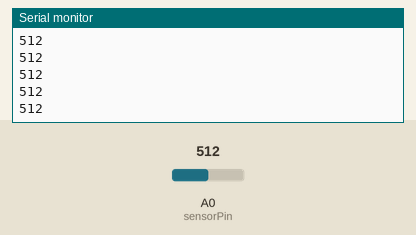
Bench run of a sketch on a simulated Arduino Uno, built with avr-gcc and run on an emulated ATmega328P. Shown: the last lines printed to the serial monitor. The inputs (shaded band) are chosen by the test bench; at power-on: A0 (sensorPin) = 512.

Above: at 1.2 s.
1.3 s: A0 (sensorPin) set to 716
At 1.9 s:
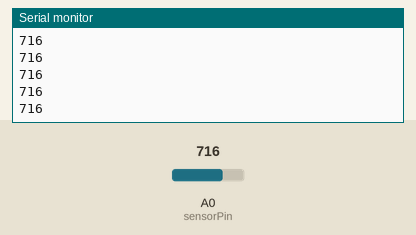
2.8 s: A0 (sensorPin) set to 900
At 3.5 s:
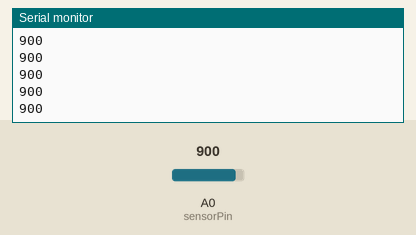
Timing chart, 0 to 5.8 s (numbered marks = the images above; inputs shaded):
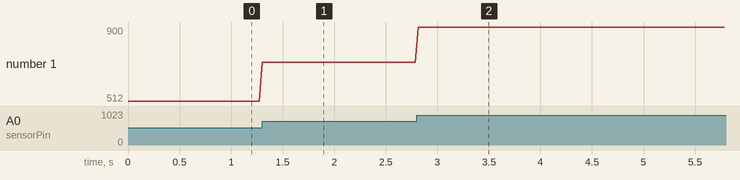

Measured:
- after the input at 1.3 s, the serial monitor: prints a new line at once (image 1)
- after the input at 2.8 s, the serial monitor: prints a new line at once (image 2)
- plotted number 1: 512 → 716 after the input at 1.3 s, 716 → 900 after the input at 2.8 s

The sketch:

arduinoCodeclubJS.ino
```cpp
int sensorPin = A0;
//int ledPin = 13;

void setup() {
  Serial.begin(9600);
 // pinMode(ledPin,OUTPUT);
}

void loop() {
  Serial.println( analogRead(sensorPin));

//  if(Serial.available()>0){
//    char inByte;
//    while(Serial.available()>0){
//      inByte = Serial.read();
//    }
//
//    if(inByte=='1'){
//      digitalWrite(ledPin,H99
//    }
//    else{
//      digitalWrite(ledPin,LOW);
//    }
//  }

  delay(30);
}
```
